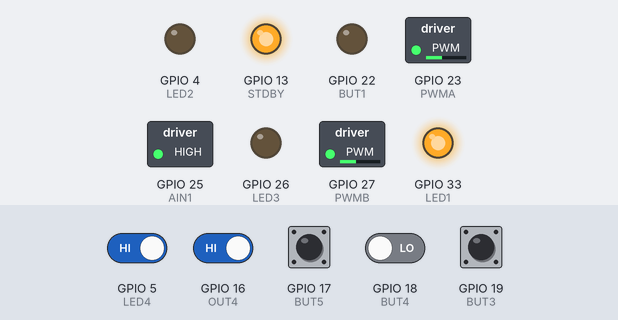
A sketch run on a simulated ESP32. On the bench: switched loads named in the sketch (green lamp = pin HIGH), output pins drawn as LEDs (lit = HIGH). The inputs (shaded band) are chosen by the test bench; at power-on: GPIO 5 (LED4), GPIO 16 (OUT4), GPIO 17 (BUT5), GPIO 19 (BUT3) HIGH, GPIO 18 (BUT4) LOW. What the sketch prints to the serial monitor is not drawn.

Above: at 1.2 s.
1.3 s: GPIO 5 (LED4) driven LOW and GPIO 18 (BUT4) driven HIGH
At 1.8 s:
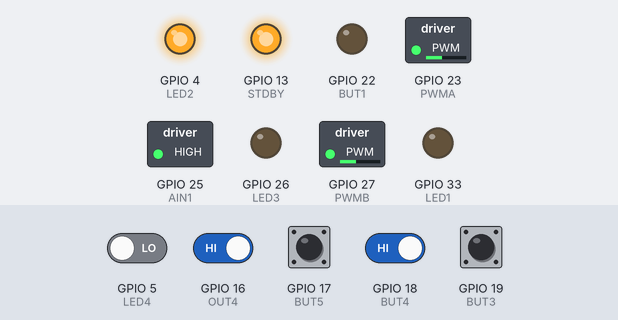
2.8 s: GPIO 16 (OUT4) driven LOW
At 4.0 s:
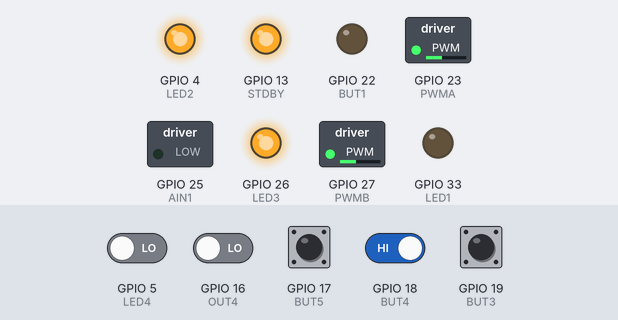
4.3 s: GPIO 16 (OUT4) driven HIGH
At 5.3 s:
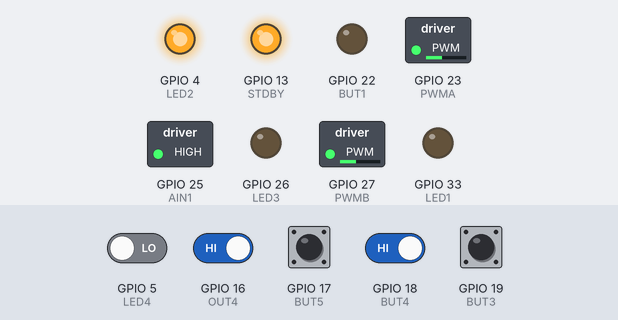
5.8 s: GPIO 18 (BUT4) driven LOW
At 6.4 s:
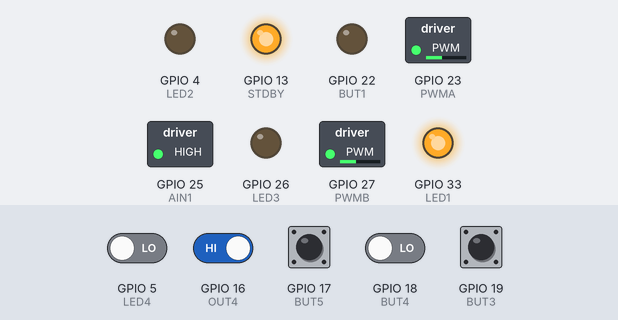
Timing chart, 0 to 8.3 s (numbered marks = the images above; inputs shaded):
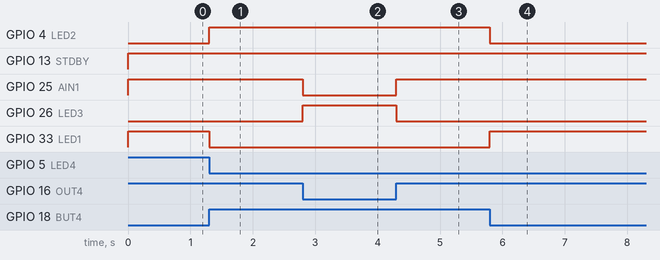

Measured:
- after the input at 1.3 s, GPIO 4 (LED2): LOW → HIGH at once; GPIO 33 (LED1): HIGH → LOW at once
- after the input at 2.8 s, GPIO 25 (AIN1): HIGH → LOW at once; GPIO 26 (LED3): LOW → HIGH at once
- after the input at 4.3 s, GPIO 25 (AIN1): LOW → HIGH at once; GPIO 26 (LED3): HIGH → LOW at once
- after the input at 5.8 s, GPIO 4 (LED2): HIGH → LOW at once; GPIO 33 (LED1): LOW → HIGH at once

The sketch:

lineTracer.ino
```cpp
#include <WiFi.h>

#define SOUND_SPEED 0.034 //define sound speed in cm/uS
long duration;
float distanceCm;
int previous_command;

#define CMD_STOP 0
#define CMD_FORWARD 1
#define CMD_BACKWARD 2
#define CMD_LEFT 4
#define CMD_RIGHT 8

#define MOVE_DELAY 200

// General purpose leds
#define LED1 33
#define LED2 4
#define LED3 26
#define LED4 5

// General purpose buttons
#define BUT1 22
#define BUT2 21
#define BUT3 19
#define BUT4 18
#define BUT5 17

// Touch pad
#define TOUCH 32

//Motor driver
#define STDBY 13
#define PWMA  23
#define PWMB  27
#define AIN1  25
#define AIN2  26
#define BIN1  4
#define BIN2  33

//Ultrasonic sensor
#define ECHO  21
#define TRG   22

//Line following sensor
#define OUT1  19
#define OUT2  18
#define OUT3  5
#define OUT4  16
#define OUT5  17

void setup() {
  Serial.begin(115200);

  pinMode(BUT1, INPUT);
  pinMode(BUT2, INPUT);
  pinMode(BUT3, INPUT);
  pinMode(BUT4, INPUT);
  pinMode(BUT5, INPUT);

  pinMode(LED1, OUTPUT);
  pinMode(LED2, OUTPUT);
  pinMode(LED3, OUTPUT);
  pinMode(LED4, OUTPUT);

  pinMode(TOUCH, INPUT);

  //Line following sensor
  pinMode(OUT1, INPUT);
  pinMode(OUT2, INPUT);
  pinMode(OUT3, INPUT);
  pinMode(OUT4, INPUT);
  pinMode(OUT5, INPUT);

  //Ultrasonic sensor
  pinMode(TRG, OUTPUT);
  pinMode(ECHO, INPUT);

  pinMode(STDBY, OUTPUT);
  pinMode(PWMA, OUTPUT);
  pinMode(PWMB, OUTPUT);
  pinMode(AIN1, OUTPUT);
  pinMode(AIN2, OUTPUT);
  pinMode(BIN1, OUTPUT);
  pinMode(BIN2, OUTPUT);

  CAR_stop();
  CAR_speed_wheelA(100);
  CAR_speed_wheelB(100);
}

int cntr = 0;

void loop() {
  int out1 = digitalRead(OUT1);
  int out2 = digitalRead(OUT2);
  int out3 = digitalRead(OUT3);
  int out4 = digitalRead(OUT4);
  int out5 = digitalRead(OUT5);

  Serial.print(out1);
  Serial.print(out2);
  Serial.print(out3);
  Serial.print(out4);
  Serial.println(out5);

  if(out3==0){
    if(out2==1 && out4==1){
      CAR_moveForward();
    } else {
      if(out2==0){
        CAR_turnLeft();
        wait_middle_sensor();
      } else if(out4==0) {
        CAR_turnRight();
        wait_middle_sensor();
      } else if(out1==0){
        CAR_turnLeft();
        wait_middle_sensor();
      } else if(out5==0) {
        CAR_turnRight();
        wait_middle_sensor();
      } else {
        CAR_moveForward();
      }
    }
  } else {
    if(out2==0){
      CAR_turnLeft();
      wait_middle_sensor();
    } else if(out4==0){
      CAR_turnRight();
      wait_middle_sensor();
    } else if(out1==0){
      CAR_turnLeft();
      wait_middle_sensor();
    } else if(out5==0){
      CAR_turnRight();
      wait_middle_sensor();
    } else {
      CAR_moveForward();
    }
  }
}

void wait_middle_sensor(){
  while(digitalRead(OUT3)==1);
}

void CAR_moveForward() {
  //if(previous_command == CMD_BACKWARD){
    // CAR_stop();
    // delay(MOVE_DELAY);
 // }
  digitalWrite(AIN1, HIGH);
  digitalWrite(AIN2, LOW);
  digitalWrite(BIN1, HIGH);
  digitalWrite(BIN2, LOW);
  digitalWrite(STDBY,HIGH);
  previous_command = CMD_FORWARD;
}

void CAR_moveBackward() {
 // if(previous_command == CMD_FORWARD){
    // CAR_stop();
    // delay(MOVE_DELAY);
  //}
  digitalWrite(AIN1, LOW);
  digitalWrite(AIN2, HIGH);
  digitalWrite(BIN1, LOW);
  digitalWrite(BIN2, HIGH);
  digitalWrite(STDBY,HIGH);
  previous_command = CMD_BACKWARD;
}

void CAR_turnLeft() {
  //if(previous_command == CMD_RIGHT){
    // CAR_stop();
    // delay(MOVE_DELAY);
  //}
  digitalWrite(AIN1, HIGH);
  digitalWrite(AIN2, LOW);
  digitalWrite(BIN1, LOW);
  digitalWrite(BIN2, HIGH);
  digitalWrite(STDBY,HIGH);
  previous_command = CMD_LEFT;
}

void CAR_turnRight() {
 // if(previous_command == CMD_LEFT){
    // CAR_stop();
    // delay(MOVE_DELAY);
  //}
  digitalWrite(AIN1, LOW);
  digitalWrite(AIN2, HIGH);
  digitalWrite(BIN1, HIGH);
  digitalWrite(BIN2, LOW);
  digitalWrite(STDBY,HIGH);
  previous_command = CMD_RIGHT;
}

void CAR_stop() {
  // previous_command = CMD_STOP;
  digitalWrite(STDBY,LOW);
}

void CAR_speed_wheelA(uint8_t val) {
    if(val>175) val =175;
    else if(val<0) val =0;
    analogWrite(PWMA,val);
}
void CAR_speed_wheelB(uint8_t val) {
    if(val>175) val =175;
    else if(val<0) val =0;
    analogWrite(PWMB,val);
}
```
